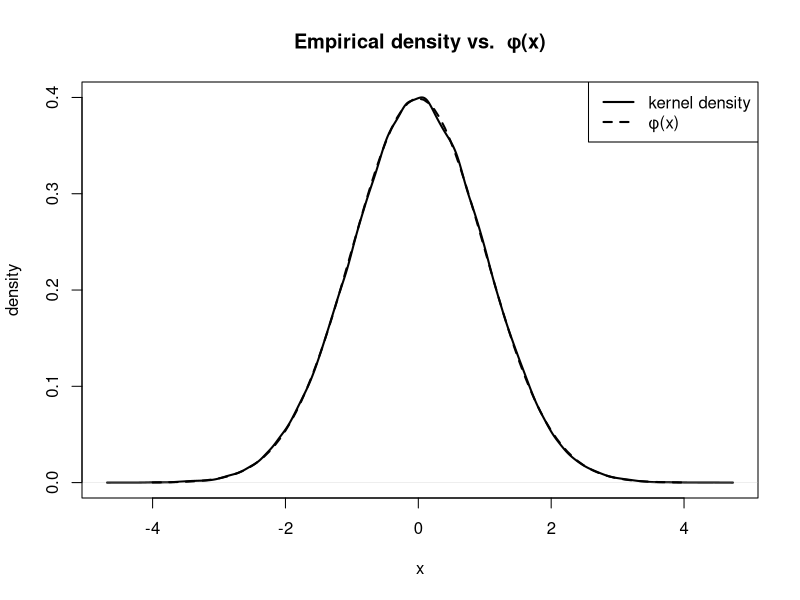

Here is the R script that generated this plot:
rnorm_bm <- function(n) {
  u1 <- runif(n) # U(0,1)
  u2 <- runif(n) # U(0,1)
  
  r  <- sqrt(-2 * log(u1))
  z1 <- r * cos(2 * pi * u2) # first
  z2 <- r * sin(2 * pi * u2) # second
  
  c(z1, z2)                 
}

set.seed(2024)
n  <- 1e5
X  <- rnorm_bm(n)

# Part B
dens <- density(X)

plot(dens, main = "Empirical density vs.  φ(x)",
     xlab = "x", ylab = "density", lwd = 2)
curve(dnorm, from = -4, to = 4, add = TRUE,
      lwd = 2, lty = 2)
legend("topright", c("kernel density", "φ(x)"),
       lwd = 2, lty = c(1, 2))

# Part C
ks <- ks.test(X, "pnorm")            
ks$statistic    
ks$p.value

